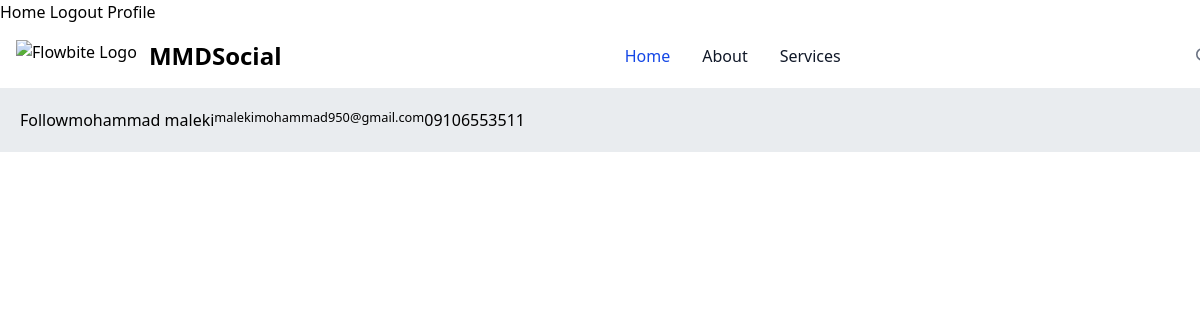
The app's page /profile/1/ (signed in), older data.
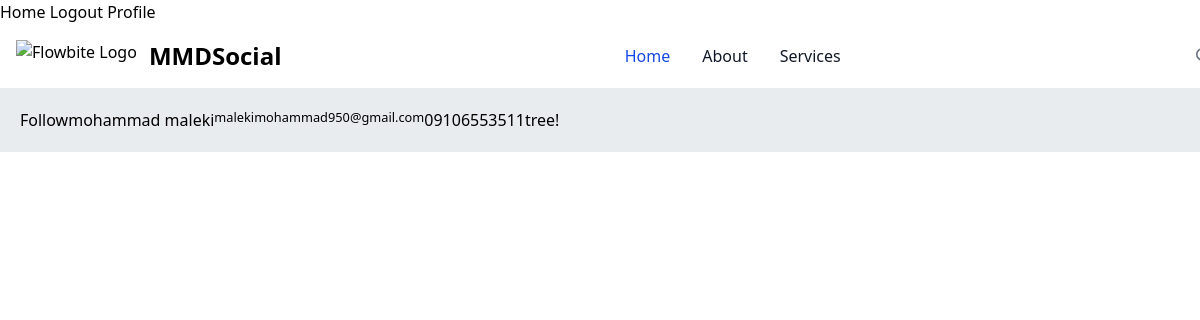
The same page, newer data.
### home/models.py (models this page shows, shortened)
class Post(models.Model):
    user = models.ForeignKey(User, on_delete=models.CASCADE, related_name='posts')
    slug = models.SlugField(max_length=200)
    title = models.CharField(max_length=100)
    content = models.TextField()
    image = models.ImageField(upload_to='posts/%Y/%m/%d')
    created = models.DateTimeField(auto_now_add=True)
    updated = models.DateTimeField(auto_now=True)
    class Meta:
        ordering = ['-created']

### account/views.py (the view)
# urls.py: path('profile/<int:user_id>/', views.UserProfileView.as_view(), name='profile'),
class UserProfileView(LoginRequiredMixin,View):
    def get(self, request, user_id):
        user = User.objects.get(id=user_id)
        posts = user.posts.all()
        is_following = False
        relation = Relation.objects.filter(from_user=request.user, to_user=user)
        if relation:
            is_following = True
        return render(request, 'account/profile.html', {'user':user, 'posts':posts, 'is_following':is_following})

### account/templates/account/profile.html (shortened to what this page needs)
{% extends 'base.html' %}
{% block content %}
    {% if request.user.id != user.id and not is_following %}
        <a class="btn btn-primary" href="{% url 'home:follow' user.id %}">Follow</a><br>
    {% elif request.user.id != user.id and is_following %}
        <a class="btn btn-primary" href="{% url 'home:unfollow' user.id %}">UNFollow</a><br>
    {% endif %}
    <h3 class="text-center">{{ user.full_name }}</h3>
    <small>{{ user.email }}</small>
    <p>{{ user.phone_number }}</p>
    <br>
    <div class="card card-body">
        {% for post in posts %}
            <a href="{% url 'home:details' post.id %}">{{ post.title }}</a><br>
        {% endfor %}
    </div>
{% endblock %}

Row changes from the older to the newer data that the page shows:
added Post: title "tree!"
